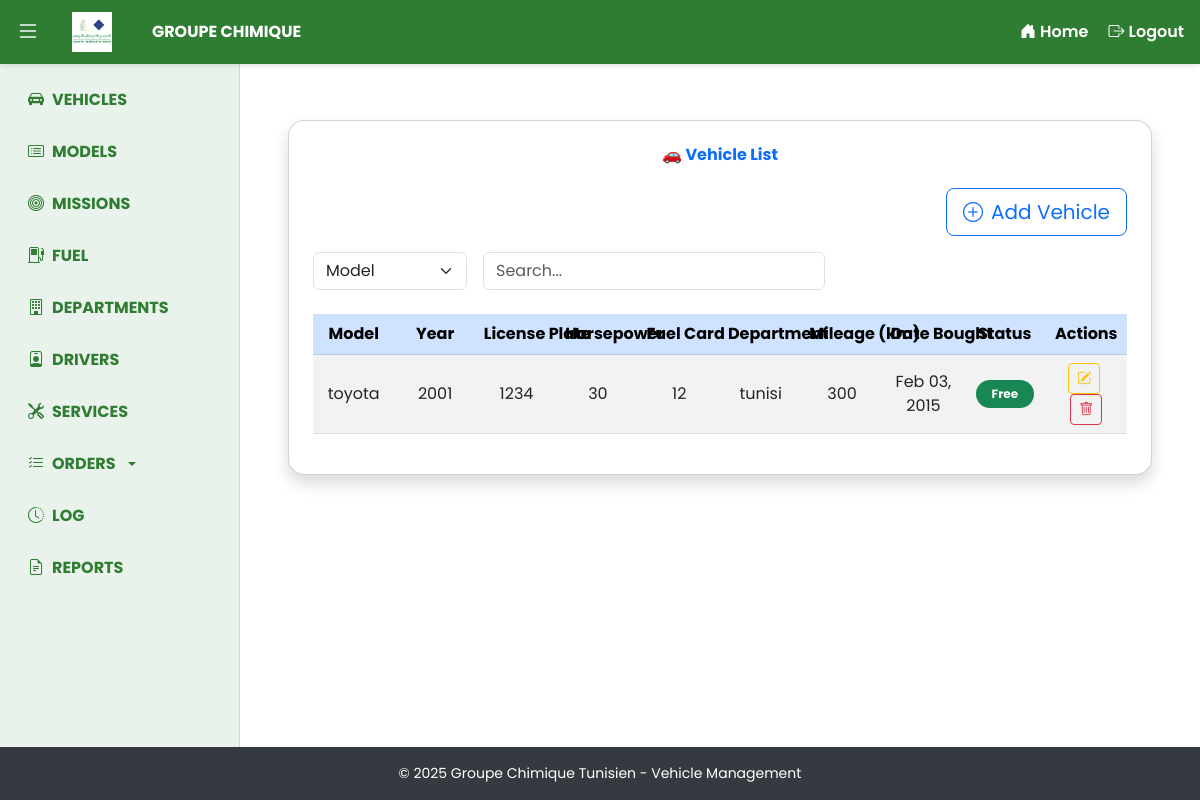
Before: /vehicles/ (signed in) with the older database file.
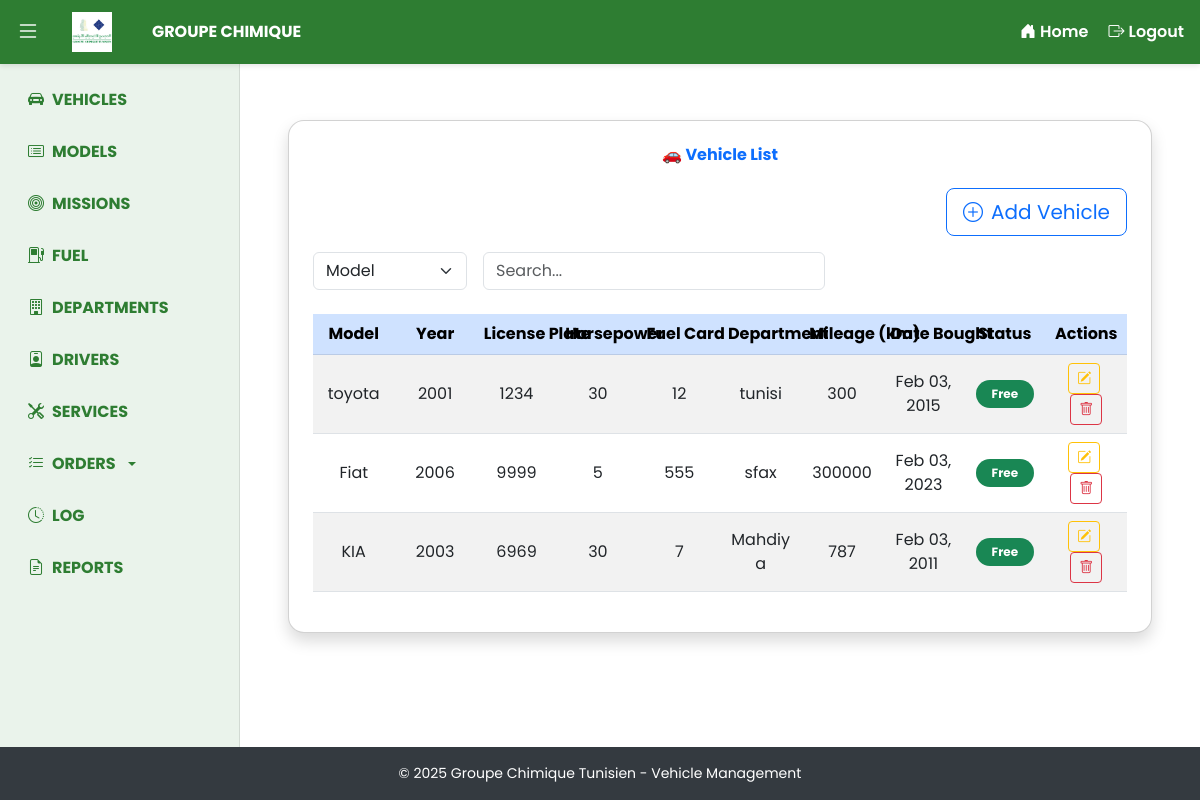
After: the same page with the newer database file.
### vehicles/models.py (models this page shows, shortened)
class Vehicle(models.Model):
    STATUS_CHOICES = [
        ('free', 'Free'),
        ('in_use', 'In Use'),
    ]
    model = models.ForeignKey(VehicleModel, on_delete=models.CASCADE)
    year = models.PositiveIntegerField()
    license_plate = models.CharField(max_length=20, unique=True)
    status = models.CharField(max_length=10, choices=STATUS_CHOICES, default='free')
    horsepower = models.PositiveIntegerField(null=True, blank=True)
    mileage = models.PositiveIntegerField(null=True, blank=True)
    date_bought = models.DateField(null=True, blank=True)
    fuel_card = models.ForeignKey('FuelCard', on_delete=models.SET_NULL, null=True, blank=True)
    department = models.ForeignKey('Department', on_delete=models.SET_NULL, null=True, blank=True)
    region = models.CharField(max_length=20, choices=REGION_CHOICES, blank=True, null=True)

class VehicleModel(models.Model):
    name = models.CharField(max_length=100, unique=True)
    region = models.CharField(max_length=20, choices=REGION_CHOICES, blank=True, null=True)
    def __str__(self):
        return self.name

class FuelCard(models.Model):
    id = models.CharField(max_length=50, primary_key=True)  # Manually set ID
    balance = models.IntegerField(default=0)
    TYPE_CHOICES = [
        ('Primary', 'Primary'),
        ('Secondary', 'Secondary'),
    ]
    type = models.CharField(max_length=10, choices=TYPE_CHOICES)
    region = models.CharField(max_length=20, choices=REGION_CHOICES, blank=True, null=True)

class Department(models.Model):
    name = models.CharField(max_length=100)
    fuel_card = models.ForeignKey(FuelCard, on_delete=models.CASCADE, unique=True, limit_choices_to={'type': 'Primary'})
    region = models.CharField(max_length=20, choices=REGION_CHOICES, blank=True, null=True)

### vehicles/views.py (the view)
# urls.py: path('', vehicle_list_view, name='vehicle_list'),
@login_required
@user_passes_test(is_manager)
def vehicle_list_view(request):
    vehicles = Vehicle.objects.all()
    return render(request, 'vehicles/vehicle_list.html', {'vehicles': vehicles})

### vehicles/views.py (called while the page is built)
def is_manager(user):
    return user.is_authenticated and user.role == 'manager'

### vehicles/templates/vehicles/vehicle_list.html (shortened to what this page needs)
{% extends "base.html" %}
{% block content %}
<div class="container mt-4 px-3">
    <div class="card shadow p-4 rounded-4 animate__animated animate__fadeInDown">
        <h2 class="mb-4 fw-bold text-center text-primary">🚗 Vehicle List</h2>
        <div class="d-flex justify-content-end mb-3">
            <a href="{% url 'vehicle_add' %}" class="btn btn-lg btn-outline-primary rounded-3">
                <i class="bi bi-plus-circle me-2"></i>Add Vehicle
            </a>
        </div>
<div class="row g-3 align-items-center mb-4">
            <div class="col-auto">
                <select id="searchCategory" class="form-select">
                    <option value="0">Model</option>
                </select>
            </div>
            <div class="col-auto">
                <input type="text" id="searchInput" class="form-control" placeholder="Search...">
            </div>
        </div>
        <div class="table-responsive">
            <table class="table table-hover table-striped align-middle text-center" style="table-layout: fixed;">
                <thead class="table-primary text-nowrap">
                    <tr>
                        <th>Model</th>
                        <th>Year</th>
                        <th>License Plate</th>
                        <th>Horsepower</th>
                        <th>Fuel Card</th>
                        <th>Department</th>
                        <th>Mileage (km)</th>
                        <th>Date Bought</th>
                        <th>Status</th>
                        <th>Actions</th>
                    </tr>
                </thead>
                <tbody>
                    {% for vehicle in vehicles %}
                    <tr>
                        <td class="text-truncate" title="{{ vehicle.model }}">{{ vehicle.model|default:"—" }}</td>
                        <td>{{ vehicle.year|default:"—" }}</td>
                        <td>{{ vehicle.license_plate|default:"—" }}</td>
                        <td>{{ vehicle.horsepower|default:"—" }}</td>
                        <td>{{ vehicle.fuel_card.id|default:"—" }}</td>
                        <td>{{ vehicle.department.name|default:"—" }}</td>
                        <td>{{ vehicle.mileage|default:"—" }}</td>
                        <td>{{ vehicle.date_bought|date:"M d, Y" }}</td>
                        <td>
                            {% if vehicle.status == 'free' %}
                                <span class="badge bg-success px-3 py-2 rounded-pill">Free</span>
                            {% elif vehicle.status == 'in_use' %}
                                <span class="badge bg-danger px-3 py-2 rounded-pill">In Use</span>
                            {% else %}
                                <span class="badge bg-secondary px-3 py-2 rounded-pill">Unknown</span>
                            {% endif %}
                        </td>
                        <td>
                            <a href="{% url 'vehicle_edit' vehicle.pk %}" class="btn btn-sm btn-outline-warning me-1" title="Edit">
                                <i class="bi bi-pencil-square"></i>
                            </a>
                            <a href="{% url 'vehicle_delete' vehicle.pk %}" class="btn btn-sm btn-outline-danger" title="Delete" onclick="return confirm('Are you sure you want to delete this vehicle?');">
                                <i class="bi bi-trash"></i>
                            </a>
                        </td>
                    </tr>
                    {% empty %}
                    <tr>
                        <td colspan="10" class="text-center text-muted py-4 fs-5">No vehicles found.</td>
                    </tr>
                    {% endfor %}
                </tbody>
            </table>
        </div>
    </div>
</div>
{% endblock %}

### templates/base.html (shortened to what this page needs)
<!DOCTYPE html>
<html lang="en">
<head>
    {% load static %}
    <link href="https://cdn.jsdelivr.net/npm/bootstrap@5.3.0/dist/css/bootstrap.min.css" rel="stylesheet">
    <link href="https://cdn.jsdelivr.net/npm/bootstrap-icons@1.10.5/font/bootstrap-icons.css" rel="stylesheet">
    <link href="{% static 'css/tailwind.css' %}" rel="stylesheet">
</head>
<body>
    <header>
        <div class="logo">
            <i class="bi bi-list sidebar-toggle" id="sidebarToggle"></i>
            <img src="{% static 'photos/logo.jpg' %}" alt="GCT Logo">
            <a href="{% url 'home' %}" class="navbar-brand fw-bold text-uppercase text-white">Groupe Chimique</a>
        </div>
        <div>
            <a href="{% url 'home' %}"><i class="bi bi-house-door-fill me-1"></i>Home</a>
            <a href="{% url 'logout' %}" class="ms-3"><i class="bi bi-box-arrow-right me-1"></i>Logout</a>
        </div>
    </header>
    <div class="layout-container">
        <nav class="sidebar" id="sidebar">
            <ul>
                {% if request.user.role == 'manager' %}
                    <li><a href="{% url 'vehicle_list' %}"><i class="bi bi-car-front-fill"></i><span>Vehicles</span></a></li>
                    <li><a href="{% url 'vehicle_model_list' %}"><i class="bi bi-card-list"></i><span>Models</span></a></li>
                    <li><a href="{% url 'mission_list' %}"><i class="bi bi-bullseye"></i><span>Missions</span></a></li>
                    <li><a href="{% url 'fuel_card_list' %}"><i class="bi bi-fuel-pump"></i><span>Fuel</span></a></li>
                    <li><a href="{% url 'department_list' %}"><i class="bi bi-building"></i><span>Departments</span></a></li>
                    <li><a href="{% url 'driver_list' %}"><i class="bi bi-person-badge"></i><span>Drivers</span></a></li>
                    <li><a href="{% url 'service_list' %}"><i class="bi bi-tools"></i><span>Services</span></a></li>
                    <li class="dropdown">
                        <a href="#" class="dropdown-toggle" data-bs-toggle="dropdown" aria-expanded="false">
                            <i class="bi bi-list-check"></i><span>Orders</span>
                        </a>
                    </li>
                    <li><a href="{% url 'trip_request_log' %}"><i class="bi bi-clock-history"></i><span>Log</span></a></li>
                    <li><a href="{% url 'trip_report_list' %}"><i class="bi bi-file-earmark-text"></i><span>Reports</span></a></li>
                {% endif %}
            </ul>
        </nav>
        <main id="main-content">
            {% block content %}
            {% endblock %}
        </main>
    </div>
    <footer>
        &copy; 2025 Groupe Chimique Tunisien - Vehicle Management
    </footer>
</body>
</html>

### templates/base.html (style rules this page uses)
:root { --gct-green: #2E7D32; --gct-blue: #1A237E; --gct-gray-bg: #f5f7fa; }
body { font-family: 'Poppins', sans-serif; background-color: var(--gct-gray-bg); margin: 0; height: 100vh; display: flex; flex-direction: column; }
header { background-color: var(--gct-green); color: white; padding: 0.75rem 1rem; display: flex; justify-content: space-between; align-items: center; box-shadow: 0 2px 5px rgba(0,0,0,0.1); position: sticky; top: 0; z-index: 1040; }
header .logo { display: flex; align-items: center; gap: 1rem; }
header img { height: 40px; }
header a { color: white; font-weight: 600; margin-left: 1.5rem; text-decoration: none; }
.layout-container { display: flex; flex: 1; overflow: hidden; }
nav.sidebar { width: 240px; background-color: #eaf3eb; padding: 1rem; overflow-y: auto; box-shadow: inset -1px 0 0 rgba(0,0,0,0.1); transition: all 0.3s ease; }
nav.sidebar ul { padding: 0; list-style: none; }
nav.sidebar ul li { margin-bottom: 0.75rem; }
nav.sidebar a { display: flex; align-items: center; gap: 0.5rem; padding: 0.5rem 0.75rem; border-radius: 0.375rem; font-weight: 700; color: var(--gct-green); text-transform: uppercase; transition: background-color 0.3s ease; white-space: nowrap; }
main#main-content { flex: 1; padding: 2rem; overflow-y: auto; background-color: #ffffff; transition: margin-left 0.3s ease; }
footer { background-color: #343a40; color: white; text-align: center; font-size: 0.875rem; padding: 1rem; }
.sidebar-toggle { cursor: pointer; font-size: 1.5rem; margin-right: 1rem; }

Changed rows visible on the page:
added Vehicle: model "Fiat", year "2006", license_plate "9999", horsepower "5", fuel_card.id "555", department.name "sfax", mileage "300000", date_bought "Feb 03, 2023", status "Free"
added Vehicle: model "KIA", year "2003", license_plate "6969", horsepower "30", fuel_card.id "7", department.name "Mahdiya", mileage "787", date_bought "Feb 03, 2011", status "Free"
